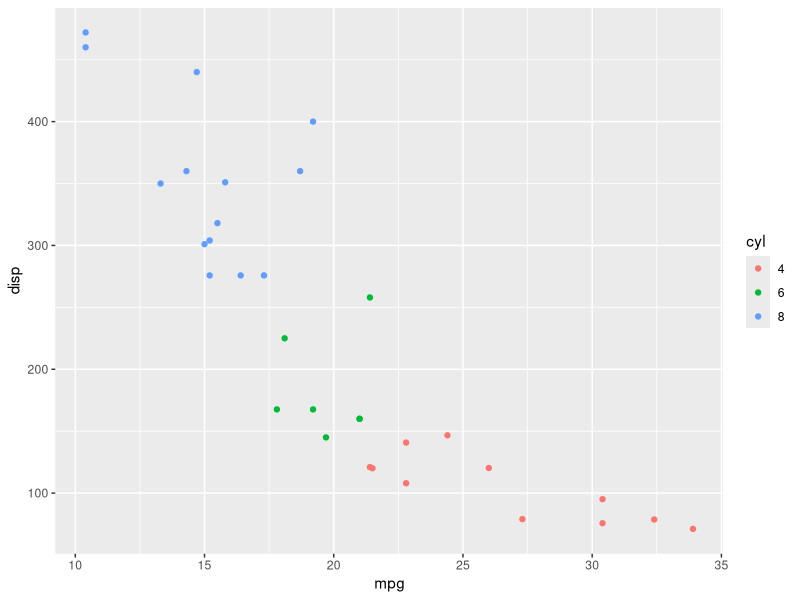

Recreate this plot in R.
## ---- chunk 1

library(tidyverse)

## ---- chunk 2

mtcars %>% 
  mutate(cyl = as.factor(cyl)) %>% 
  ggplot(aes(mpg, disp, col=cyl)) +
  geom_point()


